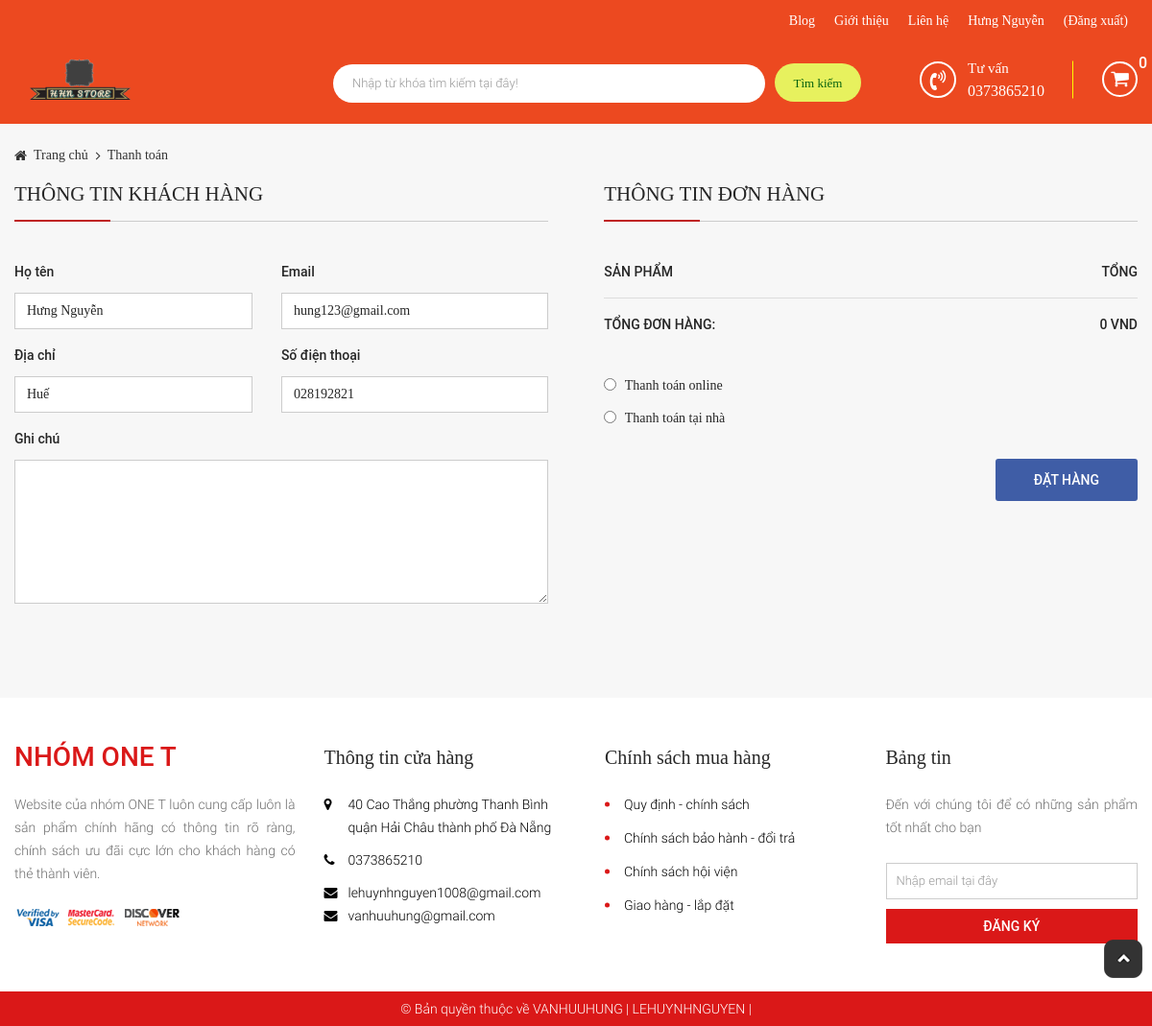
The page /?modules=checkouts&action=index (signed in) on the database its author committed.
### tables this page shows
CREATE TABLE `tbl_customer` (
  `id` int(11) NOT NULL,
  `username` varchar(255) NOT NULL,
  `password` varchar(255) NOT NULL,
  `fullname` varchar(255) NOT NULL,
  `mail` varchar(255) NOT NULL,
  `phone` varchar(10) NOT NULL,
  `address` text NOT NULL,
  `create_date` varchar(255) NOT NULL
);

### libraries/database.php (called while the page is built, shortened)
<?php
function db_query($query_string) {
    global $conn;
    $result = mysqli_query($conn, $query_string);
    return $result;
}
function db_fetch_row($query_string) {
    $mysqli_result = db_query($query_string);
    $result = mysqli_fetch_assoc($mysqli_result);
    return $result;
}

### modules/checkouts/models/indexModel.php (called while the page is built, shortened)
<?php
function getUserById($id){
	return db_fetch_row("SELECT * FROM `tbl_customer` WHERE `id` = '$id'");
}
 ?>

### modules/checkouts/controllers/indexController.php (called while the page is built, shortened)
<?php
function indexAction(){
	$data=array();
	if(!empty($_SESSION['id_customer'])){
		$data[] = getUserById($_SESSION['id_customer']);
	}
	load_view('index',$data);
}
 ?>

### core/router.php (called while the page is built, shortened)
<?php
$action_name = get_action().'Action';
call_function(array('construct', $action_name));

### core/appload.php (called while the page is built, shortened)
<?php
require CONFIGPATH . DIRECTORY_SEPARATOR . 'database.php';
require LIBPATH . DIRECTORY_SEPARATOR . 'database.php';
require COREPATH . DIRECTORY_SEPARATOR . 'base.php';
require COREPATH . DIRECTORY_SEPARATOR . 'router.php';

### index.php (called while the page is built, shortened)
<?php
require COREPATH.DIRECTORY_SEPARATOR.'appload.php';

### modules/checkouts/views/indexView.php (the view, shortened to what this page needs)
<div id="main-content-wp" class="checkout-page" >
    <div class="section" id="breadcrumb-wp">
        <div class="wp-inner">
            <div class="section-detail">
                <ul class="list-item clearfix">
                    <li>
                        <a href="?page=home" title="">Trang chủ</a>
                    </li>
                    <li>
                        <a href="" title="">Thanh toán</a>
                    </li>
                </ul>
            </div>
        </div>
    </div>
    <div id="wrapper" class="wp-inner clearfix">
        <form method="post" action="?modules=checkouts&controllers=index&action=checkout" name="form-checkout">
            <div class="section" id="customer-info-wp">
                <div class="section-head">
                    <h1 class="section-title">Thông tin khách hàng</h1>
                </div>
                <div class="section-detail">
                    <?php if(!empty($data)) { foreach ($data as  $value) {?>
                        <div class="form-row clearfix">
                            <div class="form-col fl-left">
                                <label for="fullname">Họ tên</label>
                                <input type="text" name="fullname" id="fullname" value="<?php echo $value['fullname']; ?>">
                            </div>
                            <div class="form-col fl-right">
                                <label for="email">Email</label>
                                <input type="email" name="email" id="email" value="<?php echo $value['mail']; ?>">
                            </div>
                        </div>
                        <div class="form-row clearfix">
                            <div class="form-col fl-left">
                                <label for="address">Địa chỉ</label>
                                <input type="text" name="address" id="address" value="<?php echo $value['address']; ?>">
                            </div>
                            <div class="form-col fl-right">
                                <label for="phone">Số điện thoại</label>
                                <input type="tel" name="phone" id="phone" value="<?php echo $value['phone']; ?>">
                            </div>
                        </div>
                    <?php }};if(empty($data)){ ?>
                        <div class="form-row clearfix">
                            <div class="form-col fl-left">
                                <label for="fullname">Họ tên</label>
                                <input type="text" name="fullname" id="fullname">
                            </div>
                            <div class="form-col fl-right">
                                <label for="email">Email</label>
                                <input type="email" name="email" id="email">
                            </div>
                        </div>
                        <div class="form-row clearfix">
                            <div class="form-col fl-left">
                                <label for="address">Địa chỉ</label>
                                <input type="text" name="address" id="address">
                            </div>
                            <div class="form-col fl-right">
                                <label for="phone">Số điện thoại</label>
                                <input type="tel" name="phone" id="phone">
                            </div>
                        </div>
                    <?php }; ?>
                        <div class="form-row">
                            <div class="form-col">
                                <label for="notes">Ghi chú</label>
                                <textarea name="note"></textarea>
                            </div>
                        </div>
                </div>
            </div>
            <div class="section" id="order-review-wp">
                <div class="section-head">
                    <h1 class="section-title">Thông tin đơn hàng</h1>
                </div>
                <div class="section-detail">
                    <table class="shop-table">
                        <thead>
                            <tr>
                                <td>Sản phẩm</td>
                                <td>Tổng</td>
                            </tr>
                        </thead>
                        <tfoot>
                            <tr class="order-total">
                                <td>Tổng đơn hàng:</td>
                                <td><strong class="total-price"><?php if(isset($_SESSION['cart']['buy'])) echo $_SESSION['cart']['info']['total']." VND"; else echo "0 VND"; ?></strong></td>
                            </tr>
                        </tfoot>
                    </table>
                    <div id="payment-checkout-wp">
                        <ul id="payment_methods">
                            <li>
                                <input type="radio" id="direct-payment" name="payment_method" value="card_payment">
                                <label for="direct-payment">Thanh toán online</label>
                            </li>
                            <li>
                                <input type="radio" id="payment-home" name="payment_method" value="home_payment">
                                <label for="payment-home">Thanh toán tại nhà</label>
                            </li>
                        </ul>
                    </div>
                    <div class="place-order-wp clearfix">
                        <input type="submit" id="order-now" value="Đặt hàng" name="btn_submit">
                    </div>
                </div>
            </div>
        </form>
    </div>
</div>

### core/base.php (shortened to what this page needs)
<?php
function get_module() {
    global $config;
    $module = isset($_GET['modules']) ? $_GET['modules'] : $config['default_module'];
    return $module;
}
function call_function($list_function = array()) {
    if (is_array($list_function)) {
        foreach ($list_function as $f) {
            if (function_exists($f())) {
                $f();
            }
        }
    }
}
function load_view($name, $data_send = array()) {
    $data = $data_send;
    $path = MODULESPATH . DIRECTORY_SEPARATOR . get_module() . DIRECTORY_SEPARATOR . 'views' . DIRECTORY_SEPARATOR . $name . 'View.php';
    if (file_exists($path)) {
        require $path;
    } else {
        echo "Không tìm thấy {$path}";
    }
}
function get_header($name = '') {
    global $data;
    if (empty($name)) {
        $name = 'header';
    } else {
        $name = "header-{$name}";
    }
    $path = LAYOUTPATH . DIRECTORY_SEPARATOR . $name . '.php';
    if (file_exists($path)) {
        if (is_array($data)) {
            foreach ($data as $key => $a) {
                $$key = $a;
            }
        }
        require $path;
    } else {
        echo "Không tìm thấy {$path}";
    }
}
function get_footer($name = '') {
    global $data;
    if (empty($name)) {
        $name = 'footer';
    } else {
        $name = "footer-{$name}";
    }
    $path = LAYOUTPATH . DIRECTORY_SEPARATOR . $name . '.php';
    if (file_exists($path)) {
        if (is_array($data)) {
            foreach ($data as $key => $a) {
                $$key = $a;
            }
        }
        require $path;
    } else {
        echo "Không tìm thấy {$path}";
    }
}
?>

### public/css/import/global.css (style rules this page uses)
body { font-family: 'Roboto Regular'; font-size: 14px; line-height: normal; color: #272727; line-height: 24px; }
.wp-inner { width: 1170px; margin: 0px auto; }
.fl-left { float: left; }
.fl-right { float: right; }
ul li { list-style: none!important; }
a { text-decoration: none!important; }

### public/css/import/home.css (style rules this page uses)
#main-content-wp { background: #f7f7f7; padding-top: 25px; padding-bottom: 75px; }

### public/css/import/category_product.css (style rules this page uses)
#breadcrumb-wp { margin-bottom: 20px; }
#breadcrumb-wp .list-item li { float: left; }
#breadcrumb-wp .list-item li a { position: relative; display: block; color: #333; padding-left: 20px; line-height: normal; }
#breadcrumb-wp .list-item li:first-child a:before { position: absolute; content: '\f015'; font-family: 'FontAwesome'; top: 1px; left: 0; line-height: normal; }
#breadcrumb-wp .list-item li:nth-child(n+2) a:before { position: absolute; content: '\f105'; font-family: 'FontAwesome'; top: 1px; left: 8px; line-height: normal; }

### public/css/import/checkout.css (style rules this page uses)
#customer-info-wp { float: left; width: 47.5%; margin-right: 2.5%; }
#order-review-wp { float: right; width: 47.5%; margin-left: 2.5%; }
#customer-info-wp .section-head .section-title { font-size: 16px; }
#customer-info-wp .section-head .section-title, #order-review-wp .section-head .section-title { position: relative; display: block; font-size: 21px; color: #272727; text-transform: uppercase; line-height: normal; padding-bottom: 15px; margin-bottom: 40px; border-bottom: 1px solid #ccc; text-align: left; font-family: 'Roboto Regular'; font-weight: normal; }
#order-review-wp .section-head .section-title:before, #customer-info-wp .section-head .section-title:before { position: absolute; content: ''; bottom: -1px; width: 100px; height: 2px; background: #bf2424; left: 0px; }
#customer-info-wp .form-row { padding-bottom: 15px; }
#customer-info-wp .form-row label { display: block; padding-bottom: 10px; font-family: 'Roboto Medium'; font-weight: normal; }
#customer-info-wp .form-row .form-col { width: 50%; padding-right: 30px; }
#customer-info-wp .form-row .form-col:nth-child(2) { padding-right: 0; }
#customer-info-wp .form-row .form-col input[type="text"], #customer-info-wp .form-row .form-col input[type="email"], #customer-info-wp .form-row .form-col input[type="tel"], #customer-info-wp .form-row:nth-child(3) .form-col textarea { width: 100%; padding: 6px 12px; border: 1px solid #cccccc; }
#customer-info-wp .form-row:nth-child(3) .form-col { width: 100%; padding-right: 0; }
#customer-info-wp .form-row:nth-child(3) .form-col textarea { height: 150px; }
#order-review-wp .shop-table { width: 100%; text-align: left; }
#order-review-wp .shop-table tr td:nth-child(2) { text-align: right; }
#order-review-wp .shop-table thead tr { border-bottom: 1px solid #ddd; }
#order-review-wp .shop-table thead tr td { text-transform: uppercase; padding-bottom: 15px; text-transform: uppercase; font-family: 'Roboto Medium'; }
#order-review-wp .shop-table tfoot tr td { padding: 15px 0px; text-transform: uppercase; font-family: 'Roboto Medium'; font-weight: normal; }
#payment-checkout-wp { margin-top: 25px; }
#payment-checkout-wp #payment_methods li { padding-bottom: 10px; }
#payment-checkout-wp #payment_methods li input[type="radio"] { position: relative; top: 1px; }
#payment-checkout-wp #payment_methods li label { display: inline-block; padding-left: 5px; }
.place-order-wp { margin-top: 20px; }
.place-order-wp input[type="submit"] { float: right; display: inline-block; padding: 10px 40px; text-transform: uppercase; border-radius: 3px; font-family: 'Roboto Medium'; font-weight: normal; border: none; outline: none; background: #3f5da6; color: #fff; }
.order-total .total-price { font-family: 'Roboto Medium'; font-weight: normal; }
.checkout-page #fullname, .checkout-page #phone, .checkout-page #email, .checkout-page #desire { margin-bottom: 0!important; }

### rows shown on the page
tbl_customer: fullname "Hưng Nguyễn", email "hung123@gmail.com", address "Huế", phone "028192821"
